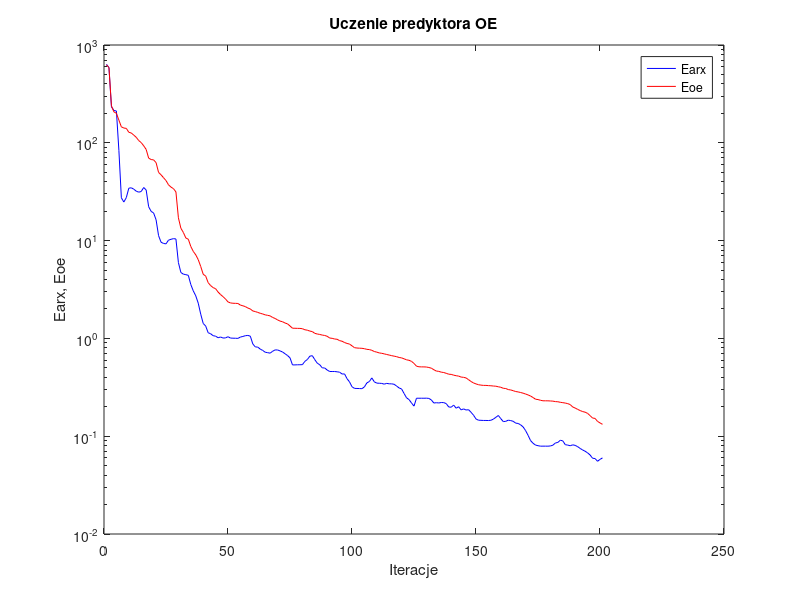
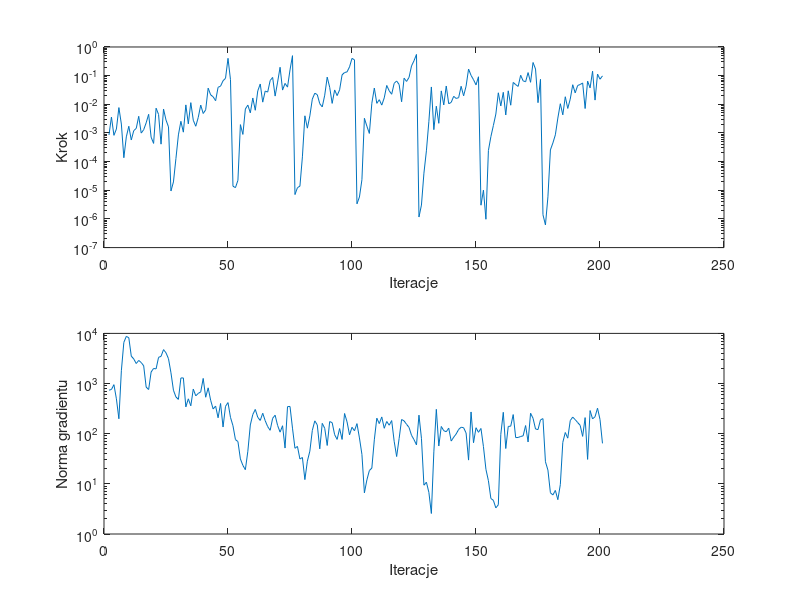

MATLAB code for these plots, in order:
%uczenie predyktora oe
clear all;
n=0; farx(n+1)=6.331700e+002; foe(n+1)=6.275796e+002; wspucz(n+1)=0.000000e+000; ng(n+1)=0.000000e+000;
%odnowa zmiennej metryki
n=1; farx(n+1)=5.880760e+002; foe(n+1)=5.875516e+002; krok(n+1)=8.522871e-004; ng(n+1)=7.374534e+002;
n=2; farx(n+1)=2.331707e+002; foe(n+1)=2.389861e+002; krok(n+1)=3.595805e-003; ng(n+1)=7.614939e+002;
n=3; farx(n+1)=2.141720e+002; foe(n+1)=2.069731e+002; krok(n+1)=8.259539e-004; ng(n+1)=9.505636e+002;
n=4; farx(n+1)=2.114145e+002; foe(n+1)=2.005650e+002; krok(n+1)=1.371344e-003; ng(n+1)=4.959866e+002;
n=5; farx(n+1)=8.372629e+001; foe(n+1)=1.704951e+002; krok(n+1)=7.680234e-003; ng(n+1)=1.984502e+002;
n=6; farx(n+1)=2.738722e+001; foe(n+1)=1.455871e+002; krok(n+1)=2.047203e-003; ng(n+1)=1.801247e+003;
n=7; farx(n+1)=2.480065e+001; foe(n+1)=1.415201e+002; krok(n+1)=1.366331e-004; ng(n+1)=6.632337e+003;
n=8; farx(n+1)=2.752382e+001; foe(n+1)=1.404567e+002; krok(n+1)=7.310963e-004; ng(n+1)=8.722124e+003;
n=9; farx(n+1)=3.434375e+001; foe(n+1)=1.281660e+002; krok(n+1)=1.713514e-003; ng(n+1)=8.193236e+003;
n=10; farx(n+1)=3.467592e+001; foe(n+1)=1.259837e+002; krok(n+1)=5.688063e-004; ng(n+1)=3.524968e+003;
n=11; farx(n+1)=3.357393e+001; foe(n+1)=1.198335e+002; krok(n+1)=1.207660e-003; ng(n+1)=3.088043e+003;
n=12; farx(n+1)=3.200783e+001; foe(n+1)=1.138151e+002; krok(n+1)=1.442683e-003; ng(n+1)=2.506648e+003;
n=13; farx(n+1)=3.128958e+001; foe(n+1)=1.054089e+002; krok(n+1)=3.816075e-003; ng(n+1)=2.891407e+003;
n=14; farx(n+1)=3.176728e+001; foe(n+1)=1.004728e+002; krok(n+1)=9.914730e-004; ng(n+1)=2.626868e+003;
n=15; farx(n+1)=3.490840e+001; foe(n+1)=9.325365e+001; krok(n+1)=1.299476e-003; ng(n+1)=2.256107e+003;
n=16; farx(n+1)=3.294975e+001; foe(n+1)=8.556360e+001; krok(n+1)=2.257520e-003; ng(n+1)=8.499693e+002;
n=17; farx(n+1)=2.220982e+001; foe(n+1)=6.974885e+001; krok(n+1)=4.474402e-003; ng(n+1)=7.597323e+002;
n=18; farx(n+1)=1.989857e+001; foe(n+1)=6.741575e+001; krok(n+1)=7.123994e-004; ng(n+1)=1.699459e+003;
n=19; farx(n+1)=1.917147e+001; foe(n+1)=6.691435e+001; krok(n+1)=4.315864e-004; ng(n+1)=2.000069e+003;
n=20; farx(n+1)=1.632554e+001; foe(n+1)=6.268404e+001; krok(n+1)=7.314625e-003; ng(n+1)=1.960423e+003;
n=21; farx(n+1)=1.124266e+001; foe(n+1)=4.980532e+001; krok(n+1)=4.427789e-003; ng(n+1)=3.329548e+003;
n=22; farx(n+1)=9.627342e+000; foe(n+1)=4.708594e+001; krok(n+1)=4.069498e-004; ng(n+1)=3.486036e+003;
n=23; farx(n+1)=9.352989e+000; foe(n+1)=4.396491e+001; krok(n+1)=6.854056e-003; ng(n+1)=4.748018e+003;
n=24; farx(n+1)=9.264131e+000; foe(n+1)=4.111524e+001; krok(n+1)=2.827577e-003; ng(n+1)=4.099101e+003;
n=25; farx(n+1)=1.010263e+001; foe(n+1)=3.721839e+001; krok(n+1)=1.632192e-003; ng(n+1)=3.128908e+003;
%odnowa zmiennej metryki
n=26; farx(n+1)=1.030767e+001; foe(n+1)=3.524984e+001; krok(n+1)=9.451001e-006; ng(n+1)=1.637574e+003;
n=27; farx(n+1)=1.047484e+001; foe(n+1)=3.400093e+001; krok(n+1)=1.953303e-005; ng(n+1)=7.355948e+002;
n=28; farx(n+1)=1.038940e+001; foe(n+1)=3.147605e+001; krok(n+1)=1.278270e-004; ng(n+1)=5.410203e+002;
n=29; farx(n+1)=5.963890e+000; foe(n+1)=1.710776e+001; krok(n+1)=8.566255e-004; ng(n+1)=4.831823e+002;
n=30; farx(n+1)=4.717816e+000; foe(n+1)=1.336692e+001; krok(n+1)=2.548617e-003; ng(n+1)=1.291469e+003;
n=31; farx(n+1)=4.539988e+000; foe(n+1)=1.211356e+001; krok(n+1)=1.066655e-003; ng(n+1)=1.294699e+003;
n=32; farx(n+1)=4.484738e+000; foe(n+1)=1.062680e+001; krok(n+1)=9.533414e-003; ng(n+1)=3.424393e+002;
n=33; farx(n+1)=4.415288e+000; foe(n+1)=1.033226e+001; krok(n+1)=2.075244e-003; ng(n+1)=4.959558e+002;
n=34; farx(n+1)=3.554068e+000; foe(n+1)=8.706065e+000; krok(n+1)=1.142380e-002; ng(n+1)=3.599631e+002;
n=35; farx(n+1)=3.062129e+000; foe(n+1)=7.756017e+000; krok(n+1)=2.778799e-003; ng(n+1)=7.756715e+002;
n=36; farx(n+1)=2.723799e+000; foe(n+1)=7.149683e+000; krok(n+1)=1.713251e-003; ng(n+1)=5.690803e+002;
n=37; farx(n+1)=2.291697e+000; foe(n+1)=6.383984e+000; krok(n+1)=3.473809e-003; ng(n+1)=6.345171e+002;
n=38; farx(n+1)=1.769564e+000; foe(n+1)=5.437874e+000; krok(n+1)=9.393654e-003; ng(n+1)=6.832442e+002;
n=39; farx(n+1)=1.422355e+000; foe(n+1)=4.528403e+000; krok(n+1)=4.776032e-003; ng(n+1)=1.265046e+003;
n=40; farx(n+1)=1.337385e+000; foe(n+1)=4.337025e+000; krok(n+1)=6.419868e-003; ng(n+1)=5.333868e+002;
n=41; farx(n+1)=1.142904e+000; foe(n+1)=3.714022e+000; krok(n+1)=3.663180e-002; ng(n+1)=8.213782e+002;
n=42; farx(n+1)=1.115612e+000; foe(n+1)=3.467492e+000; krok(n+1)=2.138537e-002; ng(n+1)=4.647747e+002;
n=43; farx(n+1)=1.066317e+000; foe(n+1)=3.307038e+000; krok(n+1)=1.830045e-002; ng(n+1)=3.113449e+002;
n=44; farx(n+1)=1.053960e+000; foe(n+1)=3.223355e+000; krok(n+1)=1.333847e-002; ng(n+1)=3.554994e+002;
n=45; farx(n+1)=1.015815e+000; foe(n+1)=2.979231e+000; krok(n+1)=3.920662e-002; ng(n+1)=2.076079e+002;
n=46; farx(n+1)=1.033173e+000; foe(n+1)=2.806891e+000; krok(n+1)=4.294671e-002; ng(n+1)=4.003616e+002;
n=47; farx(n+1)=1.008640e+000; foe(n+1)=2.672017e+000; krok(n+1)=6.640781e-002; ng(n+1)=1.360347e+002;
n=48; farx(n+1)=1.011937e+000; foe(n+1)=2.525979e+000; krok(n+1)=8.057849e-002; ng(n+1)=3.513434e+002;
n=49; farx(n+1)=1.040841e+000; foe(n+1)=2.361500e+000; krok(n+1)=4.021517e-001; ng(n+1)=4.171642e+002;
n=50; farx(n+1)=1.008041e+000; foe(n+1)=2.305695e+000; krok(n+1)=7.236188e-002; ng(n+1)=2.115924e+002;
%odnowa zmiennej metryki
n=51; farx(n+1)=1.004970e+000; foe(n+1)=2.287740e+000; krok(n+1)=1.390226e-005; ng(n+1)=1.442909e+002;
n=52; farx(n+1)=1.003806e+000; foe(n+1)=2.283157e+000; krok(n+1)=1.234279e-005; ng(n+1)=7.627343e+001;
n=53; farx(n+1)=1.000447e+000; foe(n+1)=2.275844e+000; krok(n+1)=2.226248e-005; ng(n+1)=6.971929e+001;
n=54; farx(n+1)=1.032079e+000; foe(n+1)=2.191048e+000; krok(n+1)=1.953941e-003; ng(n+1)=3.136761e+001;
n=55; farx(n+1)=1.047169e+000; foe(n+1)=2.154504e+000; krok(n+1)=8.897443e-004; ng(n+1)=2.334196e+001;
n=56; farx(n+1)=1.065701e+000; foe(n+1)=2.113816e+000; krok(n+1)=6.853004e-003; ng(n+1)=1.914999e+001;
n=57; farx(n+1)=1.073213e+000; foe(n+1)=2.043750e+000; krok(n+1)=9.367765e-003; ng(n+1)=4.466761e+001;
n=58; farx(n+1)=1.054056e+000; foe(n+1)=2.000112e+000; krok(n+1)=5.038654e-003; ng(n+1)=1.494683e+002;
n=59; farx(n+1)=8.779510e-001; foe(n+1)=1.907737e+000; krok(n+1)=1.660195e-002; ng(n+1)=2.414079e+002;
n=60; farx(n+1)=8.189799e-001; foe(n+1)=1.880981e+000; krok(n+1)=6.192369e-003; ng(n+1)=3.045266e+002;
n=61; farx(n+1)=8.145980e-001; foe(n+1)=1.844170e+000; krok(n+1)=2.936823e-002; ng(n+1)=2.123367e+002;
n=62; farx(n+1)=7.771721e-001; foe(n+1)=1.806391e+000; krok(n+1)=5.118489e-002; ng(n+1)=1.836910e+002;
n=63; farx(n+1)=7.533952e-001; foe(n+1)=1.777365e+000; krok(n+1)=1.189189e-002; ng(n+1)=2.557985e+002;
n=64; farx(n+1)=7.222193e-001; foe(n+1)=1.740890e+000; krok(n+1)=2.900728e-002; ng(n+1)=1.816722e+002;
n=65; farx(n+1)=7.146518e-001; foe(n+1)=1.720739e+000; krok(n+1)=2.667694e-002; ng(n+1)=1.384204e+002;
n=66; farx(n+1)=7.066616e-001; foe(n+1)=1.699588e+000; krok(n+1)=6.754791e-002; ng(n+1)=1.169451e+002;
n=67; farx(n+1)=7.389500e-001; foe(n+1)=1.636681e+000; krok(n+1)=8.662598e-002; ng(n+1)=2.027944e+002;
n=68; farx(n+1)=7.629995e-001; foe(n+1)=1.599392e+000; krok(n+1)=1.935565e-002; ng(n+1)=2.337875e+002;
n=69; farx(n+1)=7.613840e-001; foe(n+1)=1.544737e+000; krok(n+1)=5.954236e-002; ng(n+1)=1.460146e+002;
n=70; farx(n+1)=7.451021e-001; foe(n+1)=1.503217e+000; krok(n+1)=1.961845e-001; ng(n+1)=1.073941e+002;
n=71; farx(n+1)=7.258722e-001; foe(n+1)=1.479565e+000; krok(n+1)=3.134999e-002; ng(n+1)=1.441540e+002;
n=72; farx(n+1)=6.970559e-001; foe(n+1)=1.437169e+000; krok(n+1)=5.359529e-002; ng(n+1)=5.173128e+001;
n=73; farx(n+1)=6.680200e-001; foe(n+1)=1.408281e+000; krok(n+1)=3.979978e-002; ng(n+1)=3.464985e+002;
n=74; farx(n+1)=6.331594e-001; foe(n+1)=1.339853e+000; krok(n+1)=1.580662e-001; ng(n+1)=3.495503e+002;
n=75; farx(n+1)=5.355787e-001; foe(n+1)=1.270864e+000; krok(n+1)=4.980566e-001; ng(n+1)=1.290255e+002;
%odnowa zmiennej metryki
n=76; farx(n+1)=5.359578e-001; foe(n+1)=1.269710e+000; krok(n+1)=7.084991e-006; ng(n+1)=5.118192e+001;
n=77; farx(n+1)=5.374047e-001; foe(n+1)=1.266492e+000; krok(n+1)=1.231075e-005; ng(n+1)=5.579570e+001;
n=78; farx(n+1)=5.378791e-001; foe(n+1)=1.265695e+000; krok(n+1)=1.395478e-005; ng(n+1)=3.127217e+001;
n=79; farx(n+1)=5.389425e-001; foe(n+1)=1.256480e+000; krok(n+1)=1.467758e-004; ng(n+1)=3.358446e+001;
n=80; farx(n+1)=5.827244e-001; foe(n+1)=1.226010e+000; krok(n+1)=3.966104e-003; ng(n+1)=1.214918e+001;
n=81; farx(n+1)=6.085909e-001; foe(n+1)=1.213041e+000; krok(n+1)=1.469853e-003; ng(n+1)=2.834612e+001;
n=82; farx(n+1)=6.582660e-001; foe(n+1)=1.188215e+000; krok(n+1)=3.937497e-003; ng(n+1)=4.484139e+001;
n=83; farx(n+1)=6.659252e-001; foe(n+1)=1.173877e+000; krok(n+1)=1.519649e-002; ng(n+1)=1.164265e+002;
n=84; farx(n+1)=6.061694e-001; foe(n+1)=1.126618e+000; krok(n+1)=2.439969e-002; ng(n+1)=1.804414e+002;
n=85; farx(n+1)=5.576031e-001; foe(n+1)=1.109085e+000; krok(n+1)=2.165649e-002; ng(n+1)=1.495900e+002;
n=86; farx(n+1)=5.378110e-001; foe(n+1)=1.097605e+000; krok(n+1)=1.048329e-002; ng(n+1)=4.988576e+001;
n=87; farx(n+1)=5.000955e-001; foe(n+1)=1.081435e+000; krok(n+1)=8.108299e-003; ng(n+1)=1.608391e+002;
n=88; farx(n+1)=4.980902e-001; foe(n+1)=1.071757e+000; krok(n+1)=2.079162e-002; ng(n+1)=1.281979e+002;
n=89; farx(n+1)=4.747093e-001; foe(n+1)=1.050891e+000; krok(n+1)=8.877087e-002; ng(n+1)=5.826201e+001;
n=90; farx(n+1)=4.589089e-001; foe(n+1)=1.009215e+000; krok(n+1)=3.929724e-002; ng(n+1)=1.745618e+002;
n=91; farx(n+1)=4.586501e-001; foe(n+1)=1.001552e+000; krok(n+1)=1.076348e-002; ng(n+1)=1.660019e+002;
n=92; farx(n+1)=4.586693e-001; foe(n+1)=9.857926e-001; krok(n+1)=3.172883e-002; ng(n+1)=9.553800e+001;
n=93; farx(n+1)=4.555691e-001; foe(n+1)=9.798509e-001; krok(n+1)=2.008899e-002; ng(n+1)=7.696858e+001;
n=94; farx(n+1)=4.514792e-001; foe(n+1)=9.488351e-001; krok(n+1)=3.197384e-002; ng(n+1)=1.267379e+002;
n=95; farx(n+1)=4.322512e-001; foe(n+1)=9.354841e-001; krok(n+1)=1.067078e-001; ng(n+1)=7.677531e+001;
n=96; farx(n+1)=4.332768e-001; foe(n+1)=9.072845e-001; krok(n+1)=1.283701e-001; ng(n+1)=2.529912e+002;
n=97; farx(n+1)=3.871621e-001; foe(n+1)=8.881254e-001; krok(n+1)=1.350958e-001; ng(n+1)=1.724021e+002;
n=98; farx(n+1)=3.591853e-001; foe(n+1)=8.749431e-001; krok(n+1)=2.022243e-001; ng(n+1)=9.494310e+001;
n=99; farx(n+1)=3.204485e-001; foe(n+1)=8.396759e-001; krok(n+1)=4.004429e-001; ng(n+1)=1.343112e+002;
n=100; farx(n+1)=3.082223e-001; foe(n+1)=8.038930e-001; krok(n+1)=3.550835e-001; ng(n+1)=1.144647e+002;
%odnowa zmiennej metryki
n=101; farx(n+1)=3.076361e-001; foe(n+1)=7.971947e-001; krok(n+1)=3.366585e-006; ng(n+1)=1.587899e+002;
n=102; farx(n+1)=3.070623e-001; foe(n+1)=7.943934e-001; krok(n+1)=5.828323e-006; ng(n+1)=8.230142e+001;
n=103; farx(n+1)=3.062010e-001; foe(n+1)=7.920521e-001; krok(n+1)=2.336289e-005; ng(n+1)=3.862496e+001;
n=104; farx(n+1)=3.191226e-001; foe(n+1)=7.847528e-001; krok(n+1)=3.253129e-003; ng(n+1)=6.613770e+000;
n=105; farx(n+1)=3.509511e-001; foe(n+1)=7.727330e-001; krok(n+1)=1.721118e-003; ng(n+1)=1.199800e+001;
n=106; farx(n+1)=3.623307e-001; foe(n+1)=7.687168e-001; krok(n+1)=9.626100e-004; ng(n+1)=1.841559e+001;
n=107; farx(n+1)=3.945161e-001; foe(n+1)=7.553055e-001; krok(n+1)=1.091588e-002; ng(n+1)=2.065223e+001;
n=108; farx(n+1)=3.594562e-001; foe(n+1)=7.345446e-001; krok(n+1)=3.692745e-002; ng(n+1)=7.554185e+001;
n=109; farx(n+1)=3.488945e-001; foe(n+1)=7.234163e-001; krok(n+1)=1.080437e-002; ng(n+1)=2.039361e+002;
n=110; farx(n+1)=3.478472e-001; foe(n+1)=7.104863e-001; krok(n+1)=1.448480e-002; ng(n+1)=1.590759e+002;
n=111; farx(n+1)=3.465669e-001; foe(n+1)=7.038383e-001; krok(n+1)=9.375382e-003; ng(n+1)=2.158838e+002;
n=112; farx(n+1)=3.406138e-001; foe(n+1)=6.947840e-001; krok(n+1)=1.676647e-002; ng(n+1)=1.282672e+002;
n=113; farx(n+1)=3.468382e-001; foe(n+1)=6.846235e-001; krok(n+1)=4.545636e-002; ng(n+1)=1.750315e+002;
n=114; farx(n+1)=3.432911e-001; foe(n+1)=6.757305e-001; krok(n+1)=2.959126e-002; ng(n+1)=1.476855e+002;
n=115; farx(n+1)=3.431445e-001; foe(n+1)=6.661591e-001; krok(n+1)=2.243356e-002; ng(n+1)=1.827480e+002;
n=116; farx(n+1)=3.394323e-001; foe(n+1)=6.583054e-001; krok(n+1)=5.387784e-002; ng(n+1)=7.063063e+001;
n=117; farx(n+1)=3.253762e-001; foe(n+1)=6.503225e-001; krok(n+1)=6.504518e-002; ng(n+1)=3.504062e+001;
n=118; farx(n+1)=3.114422e-001; foe(n+1)=6.381446e-001; krok(n+1)=4.904612e-002; ng(n+1)=8.010022e+001;
n=119; farx(n+1)=3.041748e-001; foe(n+1)=6.321250e-001; krok(n+1)=1.226153e-002; ng(n+1)=1.920314e+002;
n=120; farx(n+1)=2.732418e-001; foe(n+1)=6.184444e-001; krok(n+1)=8.139610e-002; ng(n+1)=1.799871e+002;
n=121; farx(n+1)=2.467731e-001; foe(n+1)=6.037979e-001; krok(n+1)=6.287977e-002; ng(n+1)=1.538593e+002;
n=122; farx(n+1)=2.368336e-001; foe(n+1)=5.972741e-001; krok(n+1)=8.693674e-002; ng(n+1)=1.332935e+002;
n=123; farx(n+1)=2.185163e-001; foe(n+1)=5.822307e-001; krok(n+1)=2.183343e-001; ng(n+1)=9.286744e+001;
n=124; farx(n+1)=2.031407e-001; foe(n+1)=5.546812e-001; krok(n+1)=3.310405e-001; ng(n+1)=7.618584e+001;
n=125; farx(n+1)=2.445618e-001; foe(n+1)=5.199203e-001; krok(n+1)=5.491644e-001; ng(n+1)=5.980612e+001;
%odnowa zmiennej metryki
n=126; farx(n+1)=2.444844e-001; foe(n+1)=5.125698e-001; krok(n+1)=1.166023e-006; ng(n+1)=2.344289e+002;
n=127; farx(n+1)=2.445715e-001; foe(n+1)=5.114480e-001; krok(n+1)=3.049497e-006; ng(n+1)=8.101606e+001;
n=128; farx(n+1)=2.444028e-001; foe(n+1)=5.112598e-001; krok(n+1)=3.953838e-005; ng(n+1)=9.398164e+000;
n=129; farx(n+1)=2.448697e-001; foe(n+1)=5.098059e-001; krok(n+1)=2.383224e-004; ng(n+1)=1.079822e+001;
n=130; farx(n+1)=2.434184e-001; foe(n+1)=5.040138e-001; krok(n+1)=2.553842e-003; ng(n+1)=6.751090e+000;
n=131; farx(n+1)=2.347612e-001; foe(n+1)=4.959406e-001; krok(n+1)=4.028924e-002; ng(n+1)=2.564346e+000;
n=132; farx(n+1)=2.184670e-001; foe(n+1)=4.782277e-001; krok(n+1)=1.304868e-003; ng(n+1)=4.338931e+001;
n=133; farx(n+1)=2.201053e-001; foe(n+1)=4.636976e-001; krok(n+1)=8.580693e-003; ng(n+1)=3.060336e+002;
n=134; farx(n+1)=2.186994e-001; foe(n+1)=4.601419e-001; krok(n+1)=2.173143e-003; ng(n+1)=5.681877e+001;
n=135; farx(n+1)=2.210242e-001; foe(n+1)=4.516368e-001; krok(n+1)=2.936823e-002; ng(n+1)=1.393961e+002;
n=136; farx(n+1)=2.205129e-001; foe(n+1)=4.479324e-001; krok(n+1)=9.495353e-003; ng(n+1)=1.147716e+002;
n=137; farx(n+1)=2.153247e-001; foe(n+1)=4.394421e-001; krok(n+1)=4.346837e-002; ng(n+1)=1.093606e+002;
n=138; farx(n+1)=1.990747e-001; foe(n+1)=4.304983e-001; krok(n+1)=1.042905e-002; ng(n+1)=1.289406e+002;
n=139; farx(n+1)=1.979281e-001; foe(n+1)=4.285306e-001; krok(n+1)=1.170476e-002; ng(n+1)=7.132001e+001;
n=140; farx(n+1)=2.079209e-001; foe(n+1)=4.208343e-001; krok(n+1)=1.899071e-002; ng(n+1)=8.507264e+001;
n=141; farx(n+1)=1.932813e-001; foe(n+1)=4.154855e-001; krok(n+1)=1.600678e-002; ng(n+1)=9.879351e+001;
n=142; farx(n+1)=2.000890e-001; foe(n+1)=4.115703e-001; krok(n+1)=1.702114e-002; ng(n+1)=1.216613e+002;
n=143; farx(n+1)=1.858587e-001; foe(n+1)=4.023247e-001; krok(n+1)=4.256083e-002; ng(n+1)=1.345255e+002;
n=144; farx(n+1)=1.901455e-001; foe(n+1)=3.999163e-001; krok(n+1)=1.975828e-002; ng(n+1)=1.317308e+002;
n=145; farx(n+1)=1.852132e-001; foe(n+1)=3.940911e-001; krok(n+1)=4.277073e-002; ng(n+1)=1.033170e+002;
n=146; farx(n+1)=1.866148e-001; foe(n+1)=3.783191e-001; krok(n+1)=1.695040e-001; ng(n+1)=2.976996e+001;
n=147; farx(n+1)=1.756196e-001; foe(n+1)=3.625708e-001; krok(n+1)=1.020372e-001; ng(n+1)=2.713979e+002;
n=148; farx(n+1)=1.639827e-001; foe(n+1)=3.502733e-001; krok(n+1)=7.204068e-002; ng(n+1)=6.609138e+001;
n=149; farx(n+1)=1.500182e-001; foe(n+1)=3.425689e-001; krok(n+1)=4.757597e-002; ng(n+1)=1.315629e+002;
n=150; farx(n+1)=1.457106e-001; foe(n+1)=3.360785e-001; krok(n+1)=9.137743e-002; ng(n+1)=1.065892e+002;
%odnowa zmiennej metryki
n=151; farx(n+1)=1.453121e-001; foe(n+1)=3.329232e-001; krok(n+1)=3.017794e-006; ng(n+1)=1.271547e+002;
n=152; farx(n+1)=1.448696e-001; foe(n+1)=3.307816e-001; krok(n+1)=1.013760e-005; ng(n+1)=5.524343e+001;
n=153; farx(n+1)=1.448680e-001; foe(n+1)=3.307605e-001; krok(n+1)=9.754624e-007; ng(n+1)=1.950896e+001;
n=154; farx(n+1)=1.446591e-001; foe(n+1)=3.290087e-001; krok(n+1)=2.431513e-004; ng(n+1)=1.156537e+001;
n=155; farx(n+1)=1.455051e-001; foe(n+1)=3.279332e-001; krok(n+1)=7.432430e-004; ng(n+1)=5.094339e+000;
n=156; farx(n+1)=1.493807e-001; foe(n+1)=3.258880e-001; krok(n+1)=1.812955e-003; ng(n+1)=4.698659e+000;
n=157; farx(n+1)=1.559904e-001; foe(n+1)=3.245139e-001; krok(n+1)=4.564205e-003; ng(n+1)=3.315616e+000;
n=158; farx(n+1)=1.629173e-001; foe(n+1)=3.201908e-001; krok(n+1)=2.521242e-002; ng(n+1)=3.832247e+000;
n=159; farx(n+1)=1.511298e-001; foe(n+1)=3.165094e-001; krok(n+1)=8.751130e-003; ng(n+1)=9.703454e+001;
n=160; farx(n+1)=1.410733e-001; foe(n+1)=3.090307e-001; krok(n+1)=2.617870e-002; ng(n+1)=2.669992e+002;
n=161; farx(n+1)=1.419140e-001; foe(n+1)=3.072555e-001; krok(n+1)=4.243311e-003; ng(n+1)=5.064334e+001;
n=162; farx(n+1)=1.458788e-001; foe(n+1)=2.998111e-001; krok(n+1)=2.954351e-002; ng(n+1)=1.395908e+002;
n=163; farx(n+1)=1.444162e-001; foe(n+1)=2.970534e-001; krok(n+1)=9.296334e-003; ng(n+1)=1.413190e+002;
n=164; farx(n+1)=1.420195e-001; foe(n+1)=2.919843e-001; krok(n+1)=5.801457e-002; ng(n+1)=2.407149e+002;
n=165; farx(n+1)=1.360211e-001; foe(n+1)=2.862438e-001; krok(n+1)=4.857442e-002; ng(n+1)=8.370178e+001;
n=166; farx(n+1)=1.350370e-001; foe(n+1)=2.837130e-001; krok(n+1)=4.215364e-002; ng(n+1)=8.401260e+001;
n=167; farx(n+1)=1.306161e-001; foe(n+1)=2.796324e-001; krok(n+1)=1.031518e-001; ng(n+1)=8.800752e+001;
n=168; farx(n+1)=1.244405e-001; foe(n+1)=2.753789e-001; krok(n+1)=6.589702e-002; ng(n+1)=9.050937e+001;
n=169; farx(n+1)=1.140479e-001; foe(n+1)=2.698827e-001; krok(n+1)=6.105720e-002; ng(n+1)=1.454013e+002;
n=170; farx(n+1)=1.020580e-001; foe(n+1)=2.642798e-001; krok(n+1)=1.278558e-001; ng(n+1)=6.845541e+001;
n=171; farx(n+1)=9.020419e-002; foe(n+1)=2.574626e-001; krok(n+1)=5.857529e-002; ng(n+1)=2.560239e+002;
n=172; farx(n+1)=8.466715e-002; foe(n+1)=2.486804e-001; krok(n+1)=2.876382e-001; ng(n+1)=2.029929e+002;
n=173; farx(n+1)=8.114372e-002; foe(n+1)=2.388964e-001; krok(n+1)=1.702433e-001; ng(n+1)=1.241124e+002;
n=174; farx(n+1)=7.998057e-002; foe(n+1)=2.369594e-001; krok(n+1)=1.139839e-002; ng(n+1)=1.207133e+002;
n=175; farx(n+1)=7.908465e-002; foe(n+1)=2.330049e-001; krok(n+1)=7.445763e-002; ng(n+1)=1.884329e+002;
%odnowa zmiennej metryki
n=176; farx(n+1)=7.913483e-002; foe(n+1)=2.301608e-001; krok(n+1)=1.403756e-006; ng(n+1)=2.000075e+002;
n=177; farx(n+1)=7.912904e-002; foe(n+1)=2.301307e-001; krok(n+1)=6.180228e-007; ng(n+1)=2.755971e+001;
n=178; farx(n+1)=7.906787e-002; foe(n+1)=2.299834e-001; krok(n+1)=5.906101e-006; ng(n+1)=1.881803e+001;
n=179; farx(n+1)=7.951335e-002; foe(n+1)=2.292283e-001; krok(n+1)=2.563847e-004; ng(n+1)=6.649494e+000;
n=180; farx(n+1)=8.090322e-002; foe(n+1)=2.283248e-001; krok(n+1)=4.470330e-004; ng(n+1)=6.002959e+000;
n=181; farx(n+1)=8.521323e-002; foe(n+1)=2.258624e-001; krok(n+1)=8.616391e-004; ng(n+1)=7.392934e+000;
n=182; farx(n+1)=8.640632e-002; foe(n+1)=2.250521e-001; krok(n+1)=3.303815e-003; ng(n+1)=4.837990e+000;
n=183; farx(n+1)=9.098716e-002; foe(n+1)=2.221598e-001; krok(n+1)=1.048329e-002; ng(n+1)=9.656902e+000;
n=184; farx(n+1)=8.958514e-002; foe(n+1)=2.202986e-001; krok(n+1)=4.290347e-003; ng(n+1)=6.715346e+001;
n=185; farx(n+1)=8.190749e-002; foe(n+1)=2.182249e-001; krok(n+1)=1.835014e-002; ng(n+1)=1.056343e+002;
n=186; farx(n+1)=8.108804e-002; foe(n+1)=2.152746e-001; krok(n+1)=7.163682e-003; ng(n+1)=8.153557e+001;
n=187; farx(n+1)=7.990252e-002; foe(n+1)=2.104420e-001; krok(n+1)=1.519863e-002; ng(n+1)=1.825250e+002;
n=188; farx(n+1)=8.159981e-002; foe(n+1)=1.988972e-001; krok(n+1)=4.821088e-002; ng(n+1)=2.144869e+002;
n=189; farx(n+1)=8.057142e-002; foe(n+1)=1.940849e-001; krok(n+1)=2.502130e-002; ng(n+1)=1.909578e+002;
n=190; farx(n+1)=7.814021e-002; foe(n+1)=1.879834e-001; krok(n+1)=4.544795e-002; ng(n+1)=1.667958e+002;
n=191; farx(n+1)=7.498892e-002; foe(n+1)=1.829411e-001; krok(n+1)=4.895039e-002; ng(n+1)=1.468556e+002;
n=192; farx(n+1)=7.227145e-002; foe(n+1)=1.786028e-001; krok(n+1)=5.558094e-002; ng(n+1)=8.840586e+001;
n=193; farx(n+1)=7.020248e-002; foe(n+1)=1.760791e-001; krok(n+1)=7.119007e-003; ng(n+1)=2.093592e+002;
n=194; farx(n+1)=6.752667e-002; foe(n+1)=1.710825e-001; krok(n+1)=6.442938e-002; ng(n+1)=3.075271e+001;
n=195; farx(n+1)=6.428085e-002; foe(n+1)=1.623250e-001; krok(n+1)=3.737824e-002; ng(n+1)=2.893191e+002;
n=196; farx(n+1)=5.951714e-002; foe(n+1)=1.533809e-001; krok(n+1)=1.431455e-001; ng(n+1)=1.974772e+002;
n=197; farx(n+1)=5.912110e-002; foe(n+1)=1.520859e-001; krok(n+1)=1.402366e-002; ng(n+1)=2.178095e+002;
n=198; farx(n+1)=5.540633e-002; foe(n+1)=1.417397e-001; krok(n+1)=1.134226e-001; ng(n+1)=3.223530e+002;
n=199; farx(n+1)=5.792703e-002; foe(n+1)=1.367569e-001; krok(n+1)=7.499724e-002; ng(n+1)=1.920449e+002;
n=200; farx(n+1)=6.001346e-002; foe(n+1)=1.322800e-001; krok(n+1)=9.809225e-002; ng(n+1)=6.414881e+001;

figure; semilogy(farx,'b'); hold on; semilogy(foe,'r'); xlabel('Iteracje'); ylabel('Earx, Eoe'); legend('Earx','Eoe'); title('Uczenie predyktora OE');
figure; subplot(2,1,1); semilogy(krok); xlabel('Iteracje'); ylabel('Krok');
subplot(2,1,2); semilogy(ng); xlabel('Iteracje'); ylabel('Norma gradientu');
Earx=farx(n+1)
Eoe=foe(n+1)
